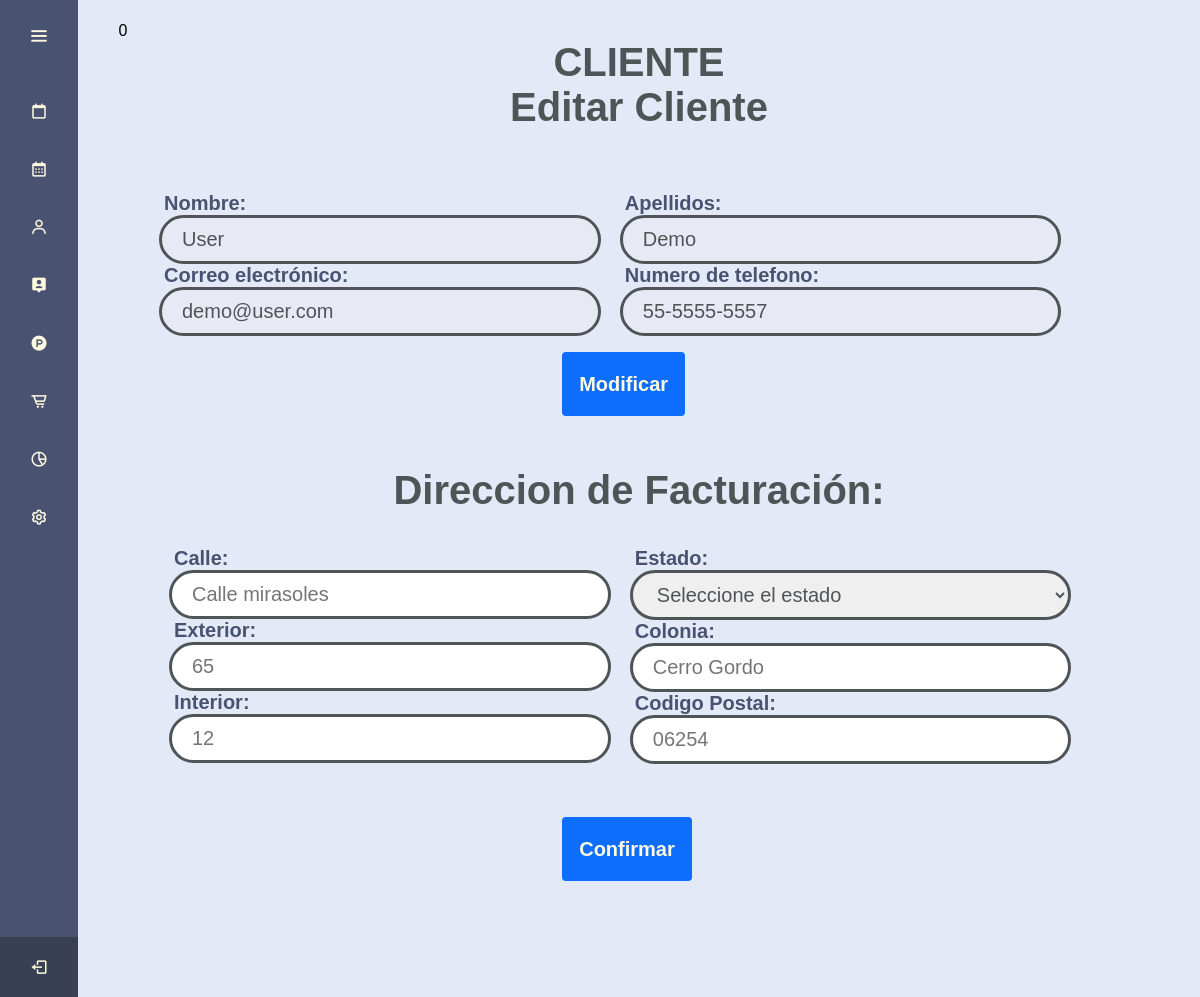
The page /views/shop/admin.php?action=editcliente&id=3 (signed in) on the database its author committed.
### tables this page shows
create table usuarios(
    iduser int not null auto_increment,
    id_rol  INT not null,
    nombre varchar(50) not null,
    apellidos varchar(80) not null,
    correo varchar(50) not null UNIQUE ,
    passwd varchar(255) not null,
    telefono varchar(50) not null UNIQUE ,
    PRIMARY KEY (iduser),
    FOREIGN KEY (id_rol) REFERENCES rol(id_rol)
)DEFAULT;

### modulos/editcliente.php (the view, shortened to what this page needs)
<?php
$id = $_GET['id'];
if (isset($_GET['disabled'])) {
    $cambiar = 1;
} else {
    $cambiar = 0;
}
if (isset($_GET['cambiardir'])) {
    $cambiardir = 1;
} else {
    $cambiardir = 0;
}
$query1 = "SELECT * FROM usuarios WHERE iduser=$id;";
$consulta1 = mysqli_query($connect, $query1);
$row1 = mysqli_fetch_array($consulta1);
$correo = $row1['correo'];
$apellidos = $row1['apellidos'];
$telefono = $row1['telefono'];
$nombre = $row1['nombre'];
$query2 = "SELECT * FROM direccion WHERE iduser=$id";
$consulta2 = mysqli_query($connect, $query2);
echo mysqli_num_rows($consulta2);
if (mysqli_num_rows($consulta2) == 0) {
    $cambiardir = 1;
    $link3 = "../../php/direccion.php";
}
?>
<h2 class="animate__animated animate__fadeInUp">CLIENTE</h2>
<h2 class="animate__animated animate__fadeInUp">Editar Cliente</h2>
<main class="contenedor centrar">
    <div class="animate__animated animate__zoomIn">
        <div class="columnas">
            <form action="../../php/editclienteinfo.php" method="POST">
                <label for="id">
                    <input type="hidden" name="nombre" id="nombre" value="<?php echo $nombre ?>"><br>
                    <input type="hidden" name="apellidos" id="apellidos" value="<?php echo $apellidos ?>"><br>
                </label>
                <?php
                $link = "../shop/admin.php?action=editcliente&disabled=1&id=" . $id;
                if ($cambiar == 0) {
                ?>
                    <div class="col1_111">
                        <label for="name">Nombre:<br>
                            <input disabled class="ress" type="name" name="nombre" id="nombre" value="<?php echo $nombre ?>"><br>
                        </label>
                        <label for="email">Correo electrónico:<br>
                            <input disabled class="ress" type="email" name="correo" id="correo" value="<?php echo $correo ?>"><br>
                        </label>
                    </div>
                    <div class="col1_111">
                        <label for="name">Apellidos:<br>
                            <input disabled class="ress" type="name" name="apellidos" id="apellidos" value="<?php echo $apellidos ?>"><br>
                        </label>
                        <label for="numero">Numero de telefono:<br>
                            <input disabled class="ress" type="tel" name="telefono" id="telefono" value="<?php echo $telefono ?>" pattern="[0-9]{2}-[0-9]{4}-[0-9]{4}"><br>
                        </label>
                    </div>
                    <div class="columnas">
                        <div class="col5">
                            <a href="<?php echo $link ?>" class="btn btn-primary botonh" onlick="">
                                Modificar
                            </a>
                        </div>
                    <?php
                }
                    ?>
            </form>
        </div>
        <h2 class="animate__animated animate__fadeInUp">Direccion de Facturación:</h2><br>
        <div class="columnas">
            <div class="col4">
                <form action="<?php echo $link3 ?>" method="POST">
                    <label for="id">
                    </label>
                    <?php
                    $link2 = "../shop/admin.php?action=editcliente&cambiardir=1&id=" . $id;
                    if ($cambiardir == 0) {
                    ?>
                        <div class="columnas">
                            <div class="col1_111">
                                <label for="calle">Calle:<br>
                                    <input disabled class="ress" type="text" name="calle" value="<?php echo $calle  ?>">
                                </label> <br>
                                <label for="exterior">Exterior:<br>
                                    <input disabled class="ress" type="text" name="exterior" value="<?php echo $exterior  ?>">
                                </label><br>
                                <label for="exterior">Interior:<br>
                                    <input disabled class="ress" type="text" name="interior" value="<?php echo $interior  ?>">
                                </label><br>
                            </div>
                            <div class="col1_111">
                                <label for="estado">Estado:<br>
                                    <select disabled class="ress" name="estado">
                                        <option selected value="1"><?php echo $estado ?></option>
                                    </select>
                                </label><br>
                                <label for="colonia">Colonia:<br>
                                    <input disabled class="ress" type="text" name="colonia" value="<?php echo $colonia  ?>">
                                </label><br>
                                <label for="codigo_postal">Codigo Postal:<br>
                                    <input disabled class="ress" type="text" name="codigo_postal" value="<?php echo $codigo  ?>">
                                </label><br>
                            </div>
                        </div>
                        <div class="columnas">
                            <div class="col5">
                                <a href="<?php echo $link2 ?>" class="btn btn-primary botonh" onlick="">
                                    Modificar
                                </a>
                            </div>
                        </div>
                    <?php
                    } else {
                    ?>
                        <div class="columnas">
                            <div class="col1_111">
                                <label for="calle">Calle:<br>
                                    <input class="ress" type="text" name="calle" placeholder="Calle mirasoles" required>
                                </label> <br>
                                <label for="exterior">Exterior:<br>
                                    <input class="ress" type="text" name="exterior" placeholder="65" required>
                                </label><br>
                                <label for="exterior">Interior:<br>
                                    <input class="ress" type="text" name="interior" placeholder="12">
                                </label><br>
                            </div>
                            <div class="col1_111">
                                <label for="estado">Estado:<br>
                                    <select class="ress" name="estado">
                                        <option selected>Seleccione el estado</option>
                                    </select>
                                </label><br>
                                <label for="colonia">Colonia:<br>
                                    <input class="ress" type="text" name="colonia" placeholder="Cerro Gordo" required>
                                </label><br>
                                <label for="codigo_postal">Codigo Postal:<br>
                                    <input class="ress" type="text" name="codigo_postal" placeholder="06254" required>
                                </label><br>
                            </div>
                        </div>
                        <div class="columnas">
                            <div class="col5">
                                <input type="submit" class=" btn btn-primary botonh" value="Confirmar">
                            </div>
                        </div>
                    <?php
                    }
                    ?>
            </div>
        </div>
    </div>
</main>

### css/admin.css (style rules this page uses)
:root { --letra-titulos: "Oswald", sans-serif; --letra-parrafos: "Montserrat", sans-serif; --color-header: #495371; --color-pheader: #fefae0; --color-titulos: #4f5556; --color-contacto: #3b6a71; --color-foot: #394053; --fn: "Seleccionar Archivo"; }
* { margin: 0; padding: 0; box-sizing: border-box; font-family: "Poppins", sans-serif; }
main { display: flex; align-items: center; justify-content: center; }
html { height: 100vh !important; position: relative; }
body { margin: 0; margin-bottom: 40px; max-height: 100%; }
@media (max-width: 1400px) { html { height: 80vh !important; position: static; } }
@media (max-width: 1400px) { body { max-height: 100%; } }
input { padding-bottom: 10px; }
label, textarea { font-family: var(--letra-parrafos); font-weight: bold; font-size: 20px; color: #495371; text-align: justify; padding: 5px; padding-bottom: 10px; resize: none; }
.centrar { width: 100%; display: flex; align-items: center; vertical-align: middle; }
.contenedor { width: 100%; padding-right: 6rem; padding-left: 6rem; margin-right: auto; margin-left: auto; }
h2 { font-family: var(--letra-parrafos); font-weight: 600; font-size: 40px; color: var(--color-titulos); text-align: center; }
.btn-primary { background-color: #0d6efd; border-color: #0d6efd; }
.botonh { font-family: var(--letra-parrafos); font-weight: 600; font-size: 20px; color: var(--color-pheader); padding: 1rem !important; border-radius: 3; }
.btn { display: inline-block; line-height: 1.5; text-align: center; text-decoration: none; vertical-align: middle; user-select: none; border: 1px solid transparent; border-radius: 0.25rem; transition: color 0.15s ease-in-out, background-color 0.15s ease-in-out, border-color 0.15s ease-in-out, box-shadow 0.15s ease-in-out; }
.columnas { display: inline-block; justify-content: center; width: 80vw; padding-bottom: 2rem; }
.col5 { display: flex; float: right !important; width: 100%; padding-left: 42%; align-items: center; }
form { padding-top: 1rem; padding-bottom: 1rem; }
.ress { border-radius: 30px; border: 3px solid; color: #495371; width: 100%; font-family: var(--letra-titulos); font-size: 20px; color: var(--color-titulos); padding-top: 10px; padding-bottom: 10px; padding-left: 20px; padding-right: 20px; }
.col1_111 { display: block; float: left; text-align: left; width: 48%; align-items: center; padding-right: 2%; padding-bottom: 1rem; height: 100%; }

### rows shown on the page
usuarios: nombre "User", correo "demo@user.com", apellidos "Demo", telefono "55-5555-5557"

### other values the page prints
mysqli_num_rows($consulta2) "0"
